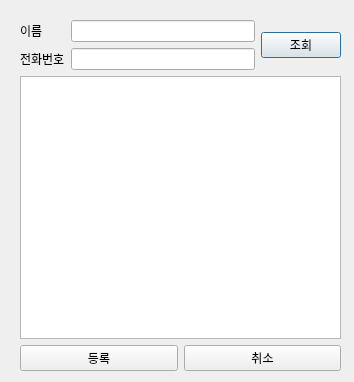
<?xml version="1.0" encoding="UTF-8"?>
<ui version="4.0">
 <class>AddCustomer</class>
 <widget class="QDialog" name="AddCustomer">
  <property name="geometry">
   <rect>
    <x>0</x>
    <y>0</y>
    <width>354</width>
    <height>382</height>
   </rect>
  </property>
  <property name="windowTitle">
   <string>Dialog</string>
  </property>
  <widget class="QWidget" name="verticalLayoutWidget">
   <property name="geometry">
    <rect>
     <x>20</x>
     <y>20</y>
     <width>321</width>
     <height>351</height>
    </rect>
   </property>
   <layout class="QVBoxLayout" name="verticalLayout" stretch="0,0,0">
    <item>
     <layout class="QHBoxLayout" name="horizontalLayout_2">
      <item>
       <layout class="QFormLayout" name="formLayout">
        <item row="0" column="0">
         <widget class="QLabel" name="customerName111">
          <property name="text">
           <string>이름</string>
          </property>
         </widget>
        </item>
        <item row="1" column="1">
         <widget class="QLineEdit" name="customerPhone"/>
        </item>
        <item row="0" column="1">
         <widget class="QLineEdit" name="customerName"/>
        </item>
        <item row="1" column="0">
         <widget class="QLabel" name="label_2">
          <property name="text">
           <string>전화번호</string>
          </property>
         </widget>
        </item>
       </layout>
      </item>
      <item>
       <widget class="QPushButton" name="searchCustomer">
        <property name="text">
         <string>조회</string>
        </property>
       </widget>
      </item>
     </layout>
    </item>
    <item>
     <widget class="QTableView" name="tableView"/>
    </item>
    <item>
     <layout class="QHBoxLayout" name="horizontalLayout">
      <item>
       <widget class="QPushButton" name="saveBtn">
        <property name="text">
         <string>등록</string>
        </property>
       </widget>
      </item>
      <item>
       <widget class="QPushButton" name="cancelBtn">
        <property name="text">
         <string>취소</string>
        </property>
       </widget>
      </item>
     </layout>
    </item>
   </layout>
  </widget>
 </widget>
 <resources/>
 <connections/>
</ui>
